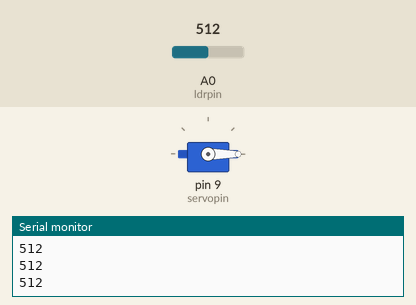
The sketch below on a simulated Arduino Uno, built with avr-gcc and run on an emulated ATmega328P. On the bench: servo, the last lines printed to the serial monitor. Inputs (shaded band) come from the test bench; at power-on: A0 (ldrpin) = 512.

Above: at 1.2 s.
1.3 s: A0 (ldrpin) set to 0
At 2.9 s:
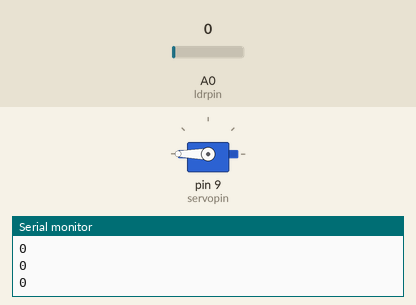
3.2 s: A0 (ldrpin) set to 122
At 4.8 s:
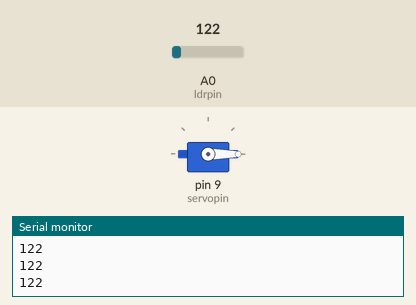
Timing chart, 0 to 6.3 s (numbered marks = the images above; inputs shaded):
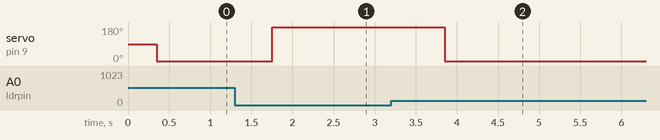

The sketch:

EATHER_MONITORING_SYSTEM_USING_PHOTORESISTER_AND_SERVO_MOTOR.ino
```cpp
#include<Servo.h>
int ldrpin=A0;
int servopin=9;
int ldrval;
int del=350;
int angle;
Servo myservo;
void setup() {
  // put your setup code here, to run once:
pinMode(ldrpin,INPUT);
Serial.begin(9600);
myservo.attach(servopin);

}

void loop() {
  // put your main code here, to run repeatedly:
ldrval=analogRead(ldrpin);
Serial.println(ldrval);
delay(del);
angle=-(9./2.)*ldrval+9*(40./2.);
myservo.write(angle);


}
```

Measured:
- after the input at 1.3 s, servo on pin 9 (servopin): 0° → 180° after 0.45 s
- after the input at 3.2 s, servo on pin 9 (servopin): 180° → 0° after 0.65 s
